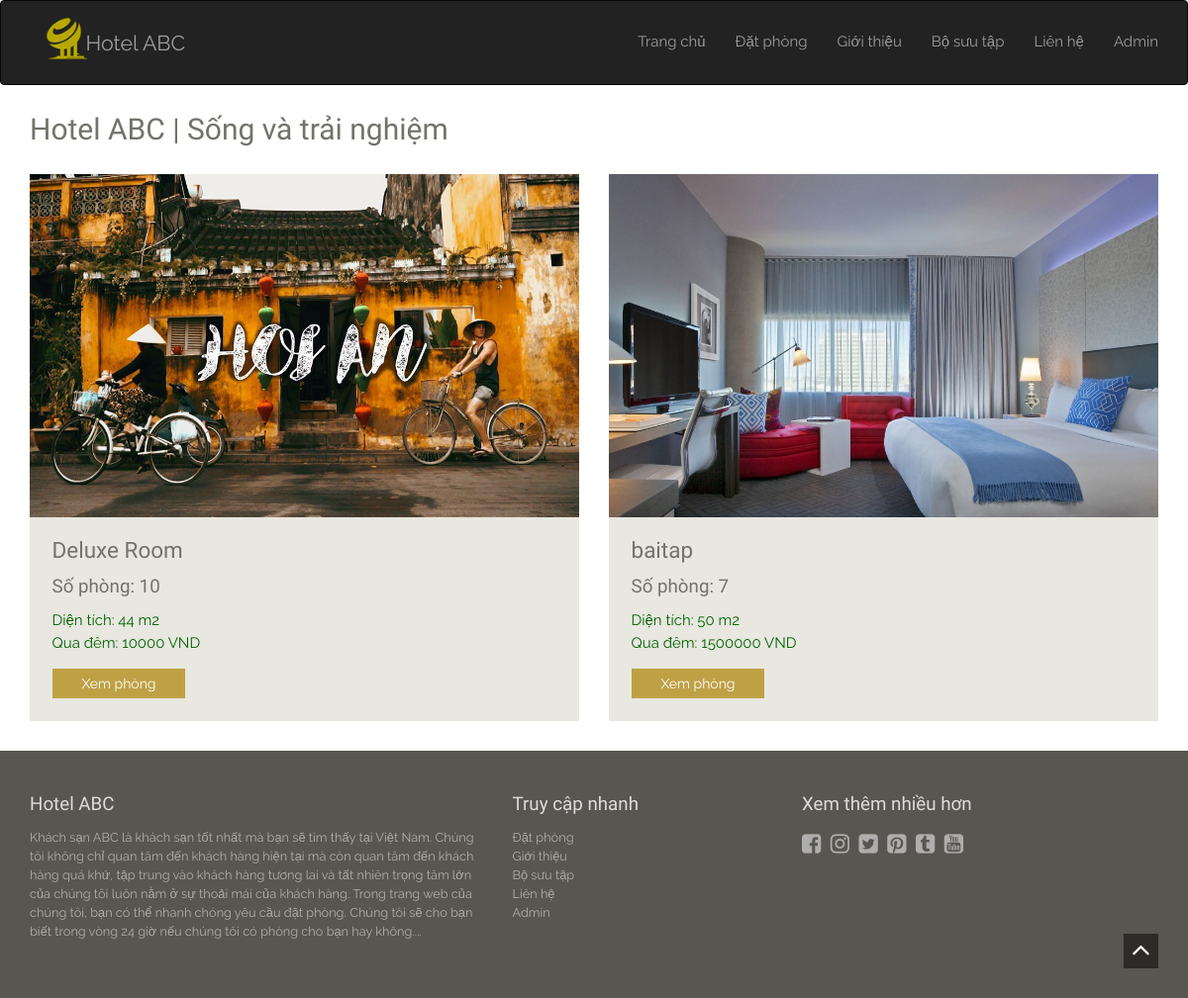
Screenshot of /rooms-tariff.php with the database file from the repository.
### tables this page shows
CREATE TABLE `rooms` (
  `id` int(10) NOT NULL,
  `title` varchar(200) NOT NULL,
  `description` mediumtext NOT NULL,
  `nb` int(50) NOT NULL,
  `size` varchar(10) NOT NULL,
  `price` varchar(10) NOT NULL,
  `image1` varchar(20) NOT NULL,
  `image2` varchar(20) NOT NULL,
  `image3` varchar(20) NOT NULL,
  `image4` varchar(20) NOT NULL
);

### rooms-tariff.php (the view, shortened to what this page needs)
<?php include 'header.php';?>
<div class="container">
<h2>Hotel ABC | Sống và trải nghiệm</h2>
<div class="row">
  <?php
    require_once('db.php');
    $q = "SELECT * FROM rooms WHERE nb > 0";
    $run = mysqli_query($con, $q);
    if(mysqli_num_rows($run) > 0){
        while($row = mysqli_fetch_array($run)){
  ?>
  <div class="col-sm-6 wowload fadeInUp">
      <div class="rooms">
          <img src="images/photos/<?php echo $row['image1']; ?>" class="img-responsive">
          <div class="info">
              <h3><?php echo $row['title']; ?></h3>
              <h4>Số phòng: <?php echo $row['nb']; ?></h4>
              <p style="color: darkgreen;"> Diện tích: <?php echo $row['size']; ?> m2<br> Qua đêm: <?php echo $row['price']; ?> VND</p>
              <a href="room-details.php?id=<?php echo $row['id']; ?>" class="btn btn-default">Xem phòng</a>
          </div>
      </div>
  </div>
  <?php
        }
    }
  ?>
</div>
</div>
<?php include 'footer.php';?>

### header.php (shortened to what this page needs)
<!DOCTYPE html>
<html lang="en">
<head>
    <link href="//maxcdn.bootstrapcdn.com/font-awesome/4.2.0/css/font-awesome.min.css" rel="stylesheet">
    <link rel="stylesheet" href="assets/bootstrap/css/bootstrap.min.css" />
    <link type="text/css" rel="stylesheet" href="assets/uniform/css/uniform.default.min.css" />
    <link rel="stylesheet" href="assets/wow/animate.css" />
    <link rel="stylesheet" href="assets/gallery/blueimp-gallery.min.css">
    <link rel="stylesheet" href="assets/style.css">
</head>
<body id="home">
    <nav class="navbar  navbar-inverse" role="navigation">
        <div class="container">
            <div class="navbar-header">
                <a class="navbar-brand" href="index.php">
                    <div class="col-xs-3"><img src="images/logo.png" alt="holiday crown" width="45px"></div>
                    <div class="col-xs-9" style="margin-top: 18px; font-size: 16pt; margin-left: -8px;"> Hotel ABC
                    </div>
                </a>
            </div>
            <div class="collapse navbar-collapse navbar-right" id="bs-example-navbar-collapse-1">
                <ul class="nav navbar-nav">
                    <li><a href="index.php">Trang chủ</a></li>
                    <li><a href="rooms-tariff.php">Đặt phòng</a></li>
                    <li><a href="introduction.php">Giới thiệu</a></li>
                    <li><a href="gallery.php">Bộ sưu tập</a></li>
                    <li><a href="contact.php">Liên hệ</a></li>
                    <li><a href="login.php">Admin</a></li>
                </ul>
            </div>
        </div>
    </nav>

### footer.php (shortened to what this page needs)
<footer class="spacer">
    <div class="container">
        <div class="row">
            <div class="col-sm-5">
                <h4>Hotel ABC</h4>
                <p>Khách sạn ABC là khách sạn tốt nhất mà bạn sẽ tìm thấy tại Việt Nam.
				Chúng tôi không chỉ quan tâm đến khách hàng hiện tại mà còn quan tâm đến khách hàng quá khứ,
				tập trung vào khách hàng tương lai và tất nhiên trọng tâm lớn của chúng tôi luôn nằm ở sự thoải mái của khách hàng.
				Trong trang web của chúng tôi, bạn có thể nhanh chóng yêu cầu đặt phòng.
				Chúng tôi sẽ cho bạn biết trong vòng 24 giờ nếu chúng tôi có phòng cho bạn hay không.... </p>
            </div>
            <div class="col-sm-3">
                <h4>Truy cập nhanh</h4>
                <ul class="list-unstyled">
                    <li><a href="rooms-tariff.php">Đặt phòng</a></li>
                    <li><a href="introduction.php">Giới thiệu</a></li>
                    <li><a href="gallery.php">Bộ sưu tập</a></li>
                    <li><a href="contact.php">Liên hệ</a></li>
                    <li><a href="login.php">Admin</a></li>
                </ul>
            </div>
            <div class="col-sm-4 subscribe">
                <h4>Xem thêm nhiều hơn</h4>
                <div class="social">
                    <a href="http://www.facebook.com"><i class="fa fa-facebook-square" data-toggle="tooltip"
                            data-placement="top" data-original-title="facebook"></i></a>
                    <a href="http://www.instagram.com"><i class="fa fa-instagram" data-toggle="tooltip"
                            data-placement="top" data-original-title="instragram"></i></a>
                    <a href="http://www.twitter.com"><i class="fa fa-twitter-square" data-toggle="tooltip"
                            data-placement="top" data-original-title="twitter"></i></a>
                    <a href="http://www.pinterest.com"><i class="fa fa-pinterest-square" data-toggle="tooltip"
                            data-placement="top" data-original-title="pinterest"></i></a>
                    <a href="http://www.tumblr.com"><i class="fa fa-tumblr-square" data-toggle="tooltip"
                            data-placement="top" data-original-title="tumblr"></i></a>
                    <a href="http://www.youtube.com"><i class="fa fa-youtube-square" data-toggle="tooltip"
                            data-placement="top" data-original-title="youtube"></i></a>
                </div>
            </div>
        </div>
    </div>
</footer>
<a href="#home" class="toTop scroll"><i class="fa fa-angle-up"></i></a>
</body>
</html>

### assets/style.css (style rules this page uses)
body { background-color: #fff;font-family: 'Raleway', sans-serif;font-size: 15px;line-height: 15px; color: #73726C; }
.btn,a,a:hover { text-decoration: none;-webkit-transition: all 0.3s ease-in-out;-moz-transition: all 0.3s ease-in-out;-ms-transition: all 0.3s ease-in-out;-o-transition: all 0.3s ease-in-out;transition: all 0.3s ease-in-out;outline:0 ; }
h1,h2,h3,h4,h5,h6 { font-family:'Old Standard TT', serif;line-height: 1em;margin: 0; }
h1.title,h2 { font-size: 2em;line-height: 3em; }
h3 { font-size: 1.5em; margin-bottom: 0.70em; }
h4 { font-size: 1.25em; margin-bottom: 0.75em; }
p { margin-bottom: 1em;line-height: 1.5em; }
.btn { border:none !important;border-radius: 0;padding: 5px 30px; }
.btn-default { background:#bfa145;box-shadow: none !important;color: #fff; }
.spacer { padding:6em 0; }
.navbar { margin: 0; }
.navbar-nav { margin:0 -15px; }
.navbar-nav > li > a { font-size: 1em;line-height: 4.26em;padding: 10px 0 10px 30px; }
.navbar-brand { height: 83px; }
footer { background-color:#585650;color: #AEAEAC; }
footer.spacer { padding: 3em 0; }
footer h4 { color: #DCDCDC; }
footer a,footer p { line-height: 1.5em;font-size: 0.85em;color: #AEAEAC; }
footer .subscribe .social a { font-size: 1.5em;margin-right: 0.25em; }
.toTop { position: fixed;right: 1em; bottom: 1em;background:rgba(0,0,0,0.5);width: 35px; height: 35px;text-align: center;color: #fff;font-size: 2em; }
.rooms { margin-bottom: 2em; }
.rooms .info { padding: 1.5em;background-color: #E8E7E0; }

### rows the page displays
rooms: image1 (picture), title "Deluxe Room", nb "10", size "44", price "10000"
rooms: image1 (picture), title "baitap", nb "7", size "50", price "1500000"
